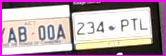
#> input picture pythonProj/NoPlate_0.jpg, 166 x 56 px, given in place of the camera
$ python camPaint.py
#> lines starting #> are read from the running program, lines starting #| are printed output that depends on the picture; after the words box and inside, x2 and y2 are one past the last pixel; in counts of white or black regions, pixels touching at a corner belong together
#> further down, img is the input picture: shape (56, 166, 3); mean B, G, R 171, 160.8, 182.2
import cv2
import numpy as np
frameWidth = 640
frameHeight = 480
cap = cv2.VideoCapture(1)
cap.set(3, frameWidth)
cap.set(4, frameHeight)
cap.set(10,150)

myColors = [[100,158,148,160,244,255]]
myColorValues = [[255,0,0]] #BGR

myPoints =  []  ## [x , y , colorId ]

def findColor(img,myColors,myColorValues):
    imgHSV = cv2.cvtColor(img, cv2.COLOR_BGR2HSV)
#> imgHSV: shape (56, 166, 3); mean H, S, V 56.8, 55.4, 183.3
    count = 0
    newPoints=[]
    for color in myColors:
        lower = np.array(color[0:3])
        upper = np.array(color[3:6])
        mask = cv2.inRange(imgHSV,lower,upper)
        x,y=getContours(mask)
        cv2.circle(imgResult,(x,y),15,myColorValues[count],cv2.FILLED)
        if x!=0 and y!=0:
            newPoints.append([x,y,count])
        count +=1
#> this loop made 1 pass
#> (x, y) on pass 1: (83, 1)
#> pass 1, in findColor, `mask = cv2.inRange(imgHSV,lower,upper)`:
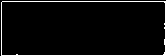
#> mask: shape (56, 166); 4.9% white in thin lines or dots
#> after the loop:
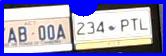
#> imgResult: shape (56, 166, 3); 19.2% of pixels changed, all inside (x1, y1, x2, y2) = (0, 0, 166, 56)
#> after the loop, count = 1; newPoints = [[83, 1, 0]]
        #cv2.imshow(str(color[0]),mask)
    return newPoints

def getContours(img):
    contours,hierarchy = cv2.findContours(img,cv2.RETR_EXTERNAL,cv2.CHAIN_APPROX_NONE)
    x,y,w,h = 0,0,0,0
    for cnt in contours:
        area = cv2.contourArea(cnt)
        if area>100:
            cv2.drawContours(imgResult, cnt, -1, (255, 0, 0), 3)
            peri = cv2.arcLength(cnt,True)
            approx = cv2.approxPolyDP(cnt,0.02*peri,True)
            x, y, w, h = cv2.boundingRect(approx)
    return x+w//2,y

def drawOnCanvas(myPoints,myColorValues):
    for point in myPoints:
        cv2.circle(imgResult, (point[0], point[1]), 10, myColorValues[point[2]], cv2.FILLED)


while True:
    success, img = cap.read()
    imgResult = img.copy()
    newPoints = findColor(img, myColors,myColorValues)
#> newPoints = [[83, 1, 0]]
    if len(newPoints)!=0:
        for newP in newPoints:
            myPoints.append(newP)
#> this loop made 1 pass
#> after the loop, myPoints = [[83, 1, 0]]
    if len(myPoints)!=0:
        drawOnCanvas(myPoints,myColorValues)
#> the loop in drawOnCanvas, `for point in myPoints:` made 1 pass


    cv2.imshow("Result", imgResult)
    if cv2.waitKey(1) == 27:
#> (key Esc is pressed here)
        break
